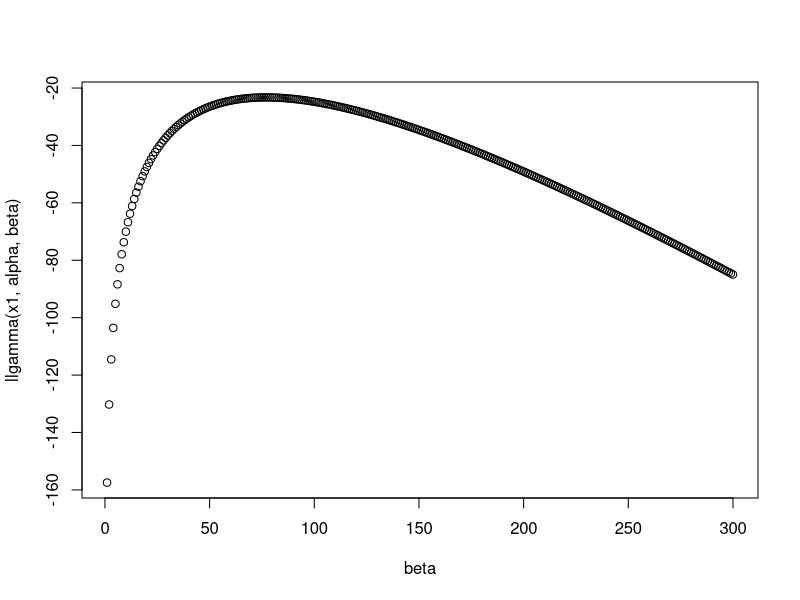
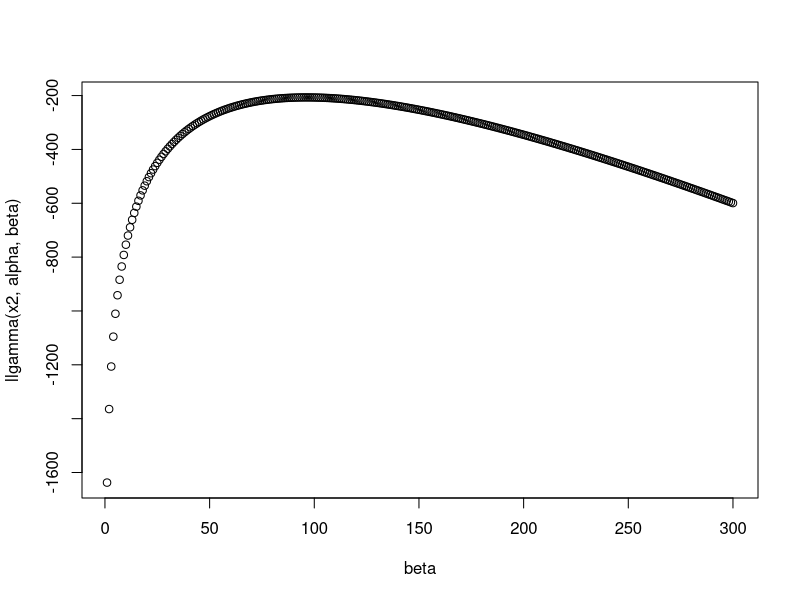
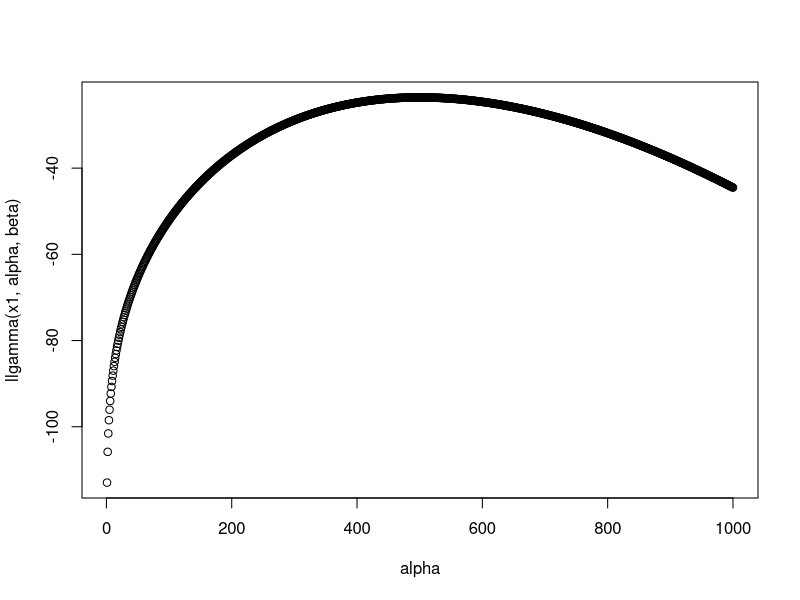
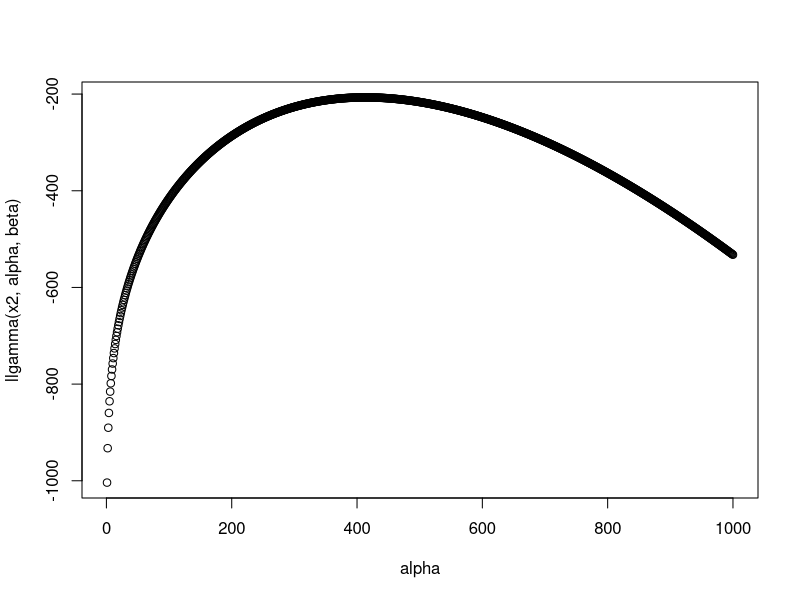
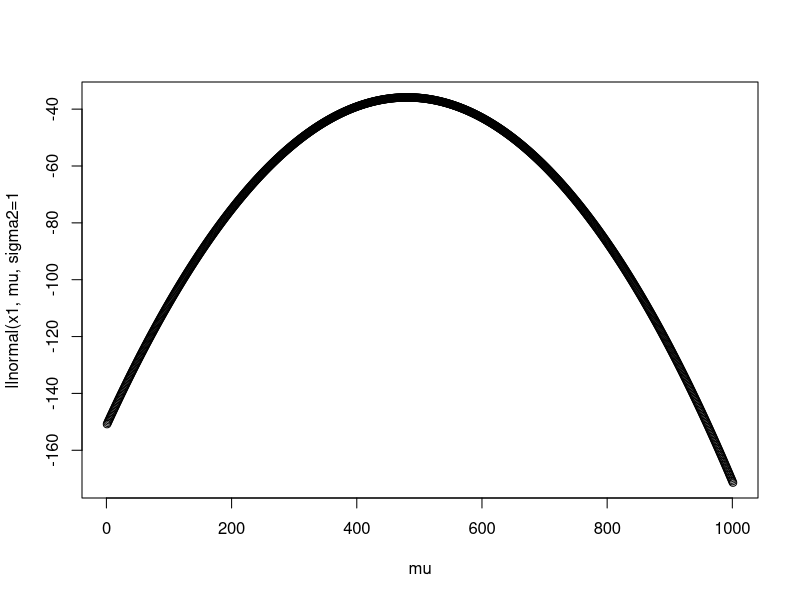
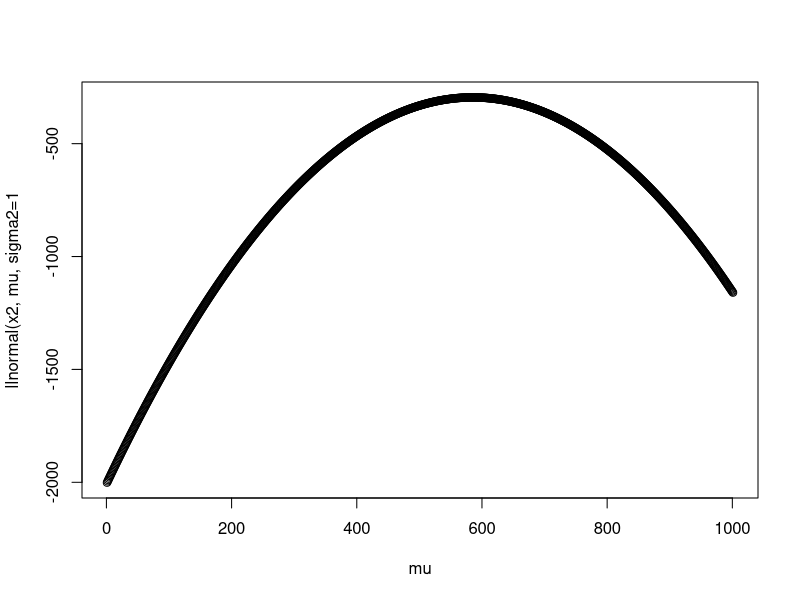
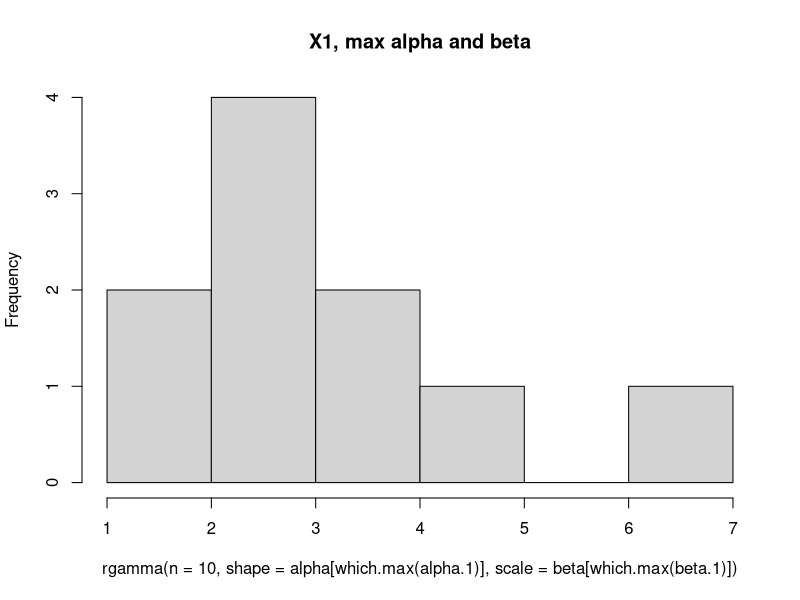
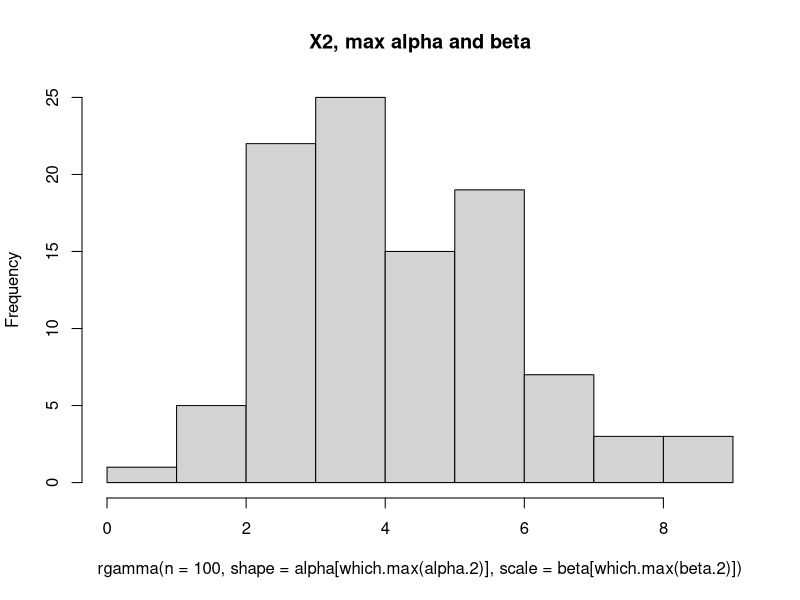

R code for these plots, in order:
## ---- chunk 1
set.seed(4711)
x1 <- rgamma(n=10, shape=4, scale=1)

x2 <- rgamma(n=100, shape=4, scale=1)


llgamma <- function(x, alpha, beta){
  n <- length(x)
  return (n*(alpha*log(beta)-lgamma(alpha))+(alpha-1)*sum(log(x))-beta*sum(x))
}

llgamma(x1, alpha=2,beta=2)
## ---- chunk 2
beta <- seq(0.01, 3, 0.01)
beta.1 = llgamma(x1, alpha=4, beta)
beta.2 = llgamma(x2, alpha=4, beta)
print(beta[which.max(beta.1)])
print(beta[which.max(beta.2)])
plot(beta.1, xlab="beta", ylab="llgamma(x1, alpha, beta)")
plot(beta.2, xlab="beta", ylab="llgamma(x2, alpha, beta)")

## ---- chunk 3
alpha <- seq(0.01, 10, 0.01)
alpha.1 = llgamma(x1, alpha, beta=1)
alpha.2 = llgamma(x2, alpha, beta=1)
print(alpha[which.max(alpha.1)])
print(alpha[which.max(alpha.2)])
plot(alpha.1, xlab="alpha", ylab="llgamma(x1, alpha, beta)")
plot(alpha.2, xlab="alpha", ylab="llgamma(x2, alpha, beta)")

## ---- chunk 4
llnormal <- function(x, mu, sigma2){
  n <- length(x)
  return ((-n/2)*log(2*pi)-(n/2)*log(sigma2)-(1/2*sigma2)*sum((x-mu)^2))
}

llnormal(x = x1, mu = 2, sigma2 = 1)
## ---- chunk 5
mu <- seq(0, 10, 0.01)
mu.1 <- c()
for (i in mu){
  mu.1 <- append(llnormal(x1, i, sigma2=1), mu.1)
}
mu.2 <- c()
for (i in mu){
  mu.2 <- append(llnormal(x2, i, sigma2=1), mu.2)
}

print(mu[which.max(mu.1)])
print(mu[which.max(mu.2)])
plot(mu.1, xlab="mu", ylab="llnormal(x1, mu, sigma2=1")
plot(mu.2, xlab="mu", ylab="llnormal(x2, mu, sigma2=1")


hist(rgamma(n = 10, shape = alpha[which.max(alpha.1)], scale = beta[which.max(beta.1)]), main = "X1, max alpha and beta")
hist(rgamma(n = 100, shape = alpha[which.max(alpha.2)], scale = beta[which.max(beta.2)]), main = "X2, max alpha and beta")

hist(rnorm(n = 10, mean = mu[which.max(mu.1)], sd = 1), main = "X1, max mu")
hist(rnorm(n = 100, mean = mu[which.max(mu.2)], sd = 1), main = "X2, max mu")



# TODO: Visualisera saker
## ---- chunk 6

gamma_beta_mle <- function(x, alpha){
  return((length(x)*alpha)/sum(x))
}
gamma_beta_mle(x = x1, alpha = 4)
gamma_beta_mle(x = x2, alpha = 4)

## ---- chunk 7

norm_mu_le <-function(x){
  return((1/length(x)) * sum(x))
}

norm_sigma2_mle <- function(x){
  xbar <- norm_mu_le(x)
  return((1/length(x))*(sum((x - xbar)^2)))
}

test_x <- 1:10
norm_sigma2_mle(test_x)
## ---- chunk 8

set.seed(42)
draw10 <- rnorm(n = 10, mean = 10, sd = 2)
draw10000 <- rnorm(n = 10000, mean = 10, sd = 2)

norm_mu_le(draw10)
norm_mu_le(draw10000)
norm_sigma2_mle(draw10)
norm_sigma2_mle(draw10000)

## ---- chunk 9

llbeta <- function(par,x){
  return (-sum(dbeta(x, shape1 = par[1], shape = par[2], log = TRUE)))

}

## ---- chunk 10

sim100 <- rbeta(n = 100, shape1 = 0.2, shape2 = 2)
hist(sim100)


## ---- chunk 11

opt_res <- optim(par= c(1,2), fn= llbeta, x = sim100, method = 'L-BFGS-B', lower= c(.Machine$double.eps, .Machine$double.eps))

opt_res$par

## ---- chunk 12

beta1_mle <- vector()
beta2_mle <- vector()
mu1 <- vector()
mu2 <- vector()
sigma1 <- vector()
sigma2 <- vector()

for (i in 1:2000){
  x1 <- rgamma(n= 10, shape = 4, scale = 1)
  x2 <- rgamma(n = 10000, shape = 4, scale = 1)
  beta1_mle[i] <- gamma_beta_mle(x = x1, alpha = 4)
  beta2_mle[i] <- gamma_beta_mle(x = x2, alpha = 4)
  y1 <- rnorm(n = 10, mean = 10, sd = 4)
  y2 <- rnorm(n = 10000, mean = 10, sd = 4)
  
  mu1[i] <- norm_mu_le(x = y1)
  mu2[i] <- norm_mu_le(x = y2)
  sigma1[i] <- norm_sigma2_mle(x = y1)
  sigma2[i] <- norm_sigma2_mle(x = y2)
}
hist(beta1_mle)
hist(beta2_mle)
hist(mu1)
hist(mu2)
hist(sigma1)
hist(sigma2)
## ---- chunk 13

beta1_mle <- vector()
beta2_mle <- vector()
mu1 <- vector()
mu2 <- vector()
sigma1 <- vector()
sigma2 <- vector()
x1 <- rgamma(n= 10, shape = 4, scale = 1)
x2 <- rgamma(n = 10000, shape = 4, scale = 1)
y1 <- rnorm(n = 10, mean = 10, sd = 4)
y2 <- rnorm(n = 10000, mean = 10, sd = 4)
for (i in 1:2000){
  beta1_mle[i] <- gamma_beta_mle(x = sample(x1, 10, replace = TRUE), alpha = 4)
  beta2_mle[i] <- gamma_beta_mle(x = sample(x2, 10000, replace = TRUE), alpha = 4)
  
  mu1[i] <- norm_mu_le(x = sample(y1, 10, replace = TRUE))
  mu2[i] <- norm_mu_le(x = sample(y2, 10000, replace = TRUE))
  sigma1[i] <- norm_sigma2_mle(x = sample(y1, 10, replace = TRUE))
  sigma2[i] <- norm_sigma2_mle(x = sample(y2, 10000, replace = TRUE))
  
  
}
hist(beta1_mle)
hist(beta2_mle)
hist(mu1)
hist(mu2)
hist(sigma1)
hist(sigma2)
